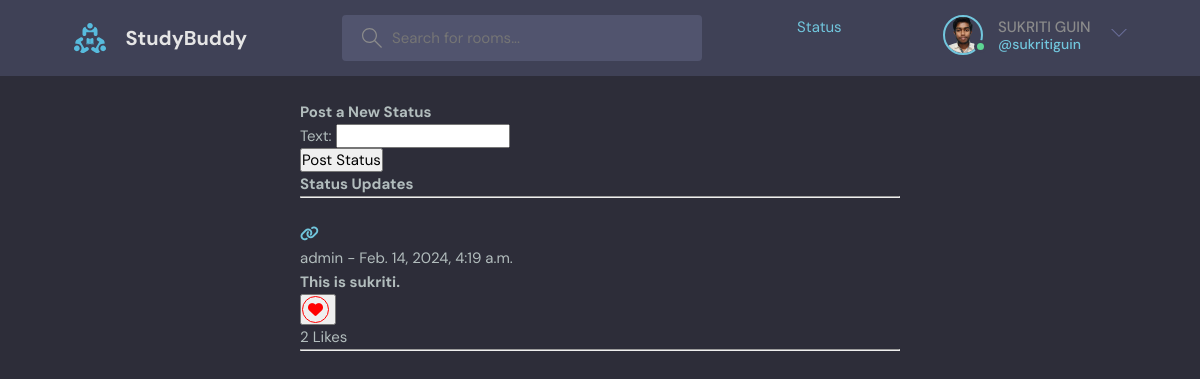
/status/ (signed in), run on the app's committed database.
### base/models.py (models this page shows, shortened)
class User(AbstractUser):
    name = models.CharField(max_length=255, null=True)
    email = models.EmailField(unique=True, null=True)
    bio = models.TextField(null=True, blank=True)
    avatar = models.ImageField(null=True, default="avatar.svg")
    USERNAME_FIELD = 'email'
    REQUIRED_FIELDS = []

class Status(models.Model):
    user = models.ForeignKey(User, on_delete=models.CASCADE)
    text = RichTextField()
    created = models.DateTimeField(auto_now_add=True)
    liked_by = models.ManyToManyField(User, related_name='liked_statuses', blank=True)
    class Meta:
        ordering = ('-created',)

### base/views.py (the view, shortened to what this page needs)
# urls.py: path('status/', views.status, name='status'),
@login_required(login_url='login')
def status(request):
    threshold = timezone.now() - timezone.timedelta(hours=24)
    Status.objects.filter(created__lt=threshold).delete()
    statuses = Status.objects.all()
    form = StatusForm()
    context = {'statuses': statuses, 'form': form}
    return render(request, 'base/status.html', context=context)

### base/forms.py
class StatusForm(forms.ModelForm):
    text = forms.CharField(widget=CKEditorWidget(config_name='default'))
    class Meta:
        model = Status
        fields = ['text']

### base/templates/base/status.html (shortened to what this page needs)
{% extends 'main.html' %}
{% block content %}
<link rel="stylesheet" href="https://cdnjs.cloudflare.com/ajax/libs/font-awesome/6.0.0-beta3/css/all.min.css">
    <main class="profile-page layout layout--2">
        <div class="centered-div">
            <h2>Post a New Status</h2>
            <form method="post">
                {{ form.as_p }}
                <button type="submit">Post Status</button>
            </form>
        </div>
        <div class="centered-div">
            <h1>Status Updates</h1>
            <ul>
                {% for status in statuses %}
                <hr>
                <br>
                <a href="{% url 'current_status' status.id %}"><i class="fas fa-link"></i></a>
                <div>
                    <span>{{ status.user.username }}</span> - {{ status.created }}
                    <div class="status-text">{{ status.text|safe }}</div>
                    <form method="post" action="{% url 'like_status' status.id %}">
                        <button type="submit" class="like-button">
                            {% if request.user in status.liked_by.all %}
                                <i class="fas fa-heart"></i>
                            {% else %}
                                <i class="far fa-heart"></i>
                            {% endif %}
                        </button>
                    </form>
                    <span class="likes-count">{{ status.liked_by.count }}</span> Likes
                </div>
                <hr>
                {% endfor %}
            </ul>
        </div>
    </main>
{% endblock content %}

### templates/navbar.html (shortened to what this page needs)
{% load static %}
<header class="header header--loggedIn">
    <div class="container">
      <a href="{% url 'home' %}" class="header__logo">
        <img src="{% static 'images/logo.svg' %}" />
        <h1>StudyBuddy</h1>
      </a>
      <form class="header__search" method="GET" action="{% url 'home' %}">
        <label>
          <input placeholder="Search for rooms..." name="q"/>
        </label>
      </form>
      <a href="{% url 'status' %}">Status</a>
      <nav class="header__menu">
        {% if request.user.is_authenticated %}
        <div class="header__user">
          <a href="{% url 'user-profile' request.user.id %}">
            <div class="avatar avatar--medium active">
              <img src="{{ request.user.avatar.url }}" />
            </div>
            <p>{{request.user.name}}<span>@{{request.user.username}}</span></p>
          </a>
          <button class="dropdown-button">
            <svg version="1.1" xmlns="http://www.w3.org/2000/svg" width="32" height="32" viewBox="0 0 32 32">
              <title>chevron-down</title>
              <path d="M16 21l-13-13h-3l16 16 16-16h-3l-13 13z"></path>
            </svg>
          </button>
        </div>
        {% else %}
        <a href="{% url 'login' %}">
          <img src="{% static 'images/avatar.svg' %}" />
          <p>Login</p>
        </a>
        {% endif %}
      </nav>
    </div>
  </header>

### static/styles/style.css (style rules this page uses)
:root { --color-main: #71c6dd; --color-main-light: #e1f6fb; --color-dark: #3f4156; --color-dark-medium: #51546e; --color-dark-light: #696d97; --color-light: #e5e5e5; --color-gray: #8b8b8b; --color-light-gray: #b2bdbd; --color-bg: #2d2d39; --color-success: #5dd693; --color-error: #fc4b0b; }
* { font-family: "DM Sans", -apple-system, BlinkMacSystemFont, "Segoe UI", Roboto, Oxygen, Ubuntu, Cantarell, "Open Sans", "Helvetica Neue", sans-serif; margin: 0; padding: 0; box-sizing: border-box; text-rendering: optimizeLegibility; font-size: inherit; }
html { font-size: 56.25%; }
@media only screen and (min-width: 1200px) { html { font-size: 62.5%; } }
body { line-height: 1.6; font-weight: 400; font-size: 1.5rem; color: var(--color-light-gray); background-color: var(--color-bg); min-height: 100vh; }
img { width: 100%; }
a { display: inline-block; color: var(--color-main); text-decoration: none; }
.container { max-width: 120rem; width: 90%; margin: auto; }
.avatar { position: relative; display: inline-block; border-radius: 50%; border: 2px solid var(--color-main); }
.avatar img { display: block; border-radius: 50%; object-fit: cover; object-position: center; }
.avatar::after { content: ""; display: block; position: absolute; background-color: var(--color-gray); z-index: 111; border-radius: 50%; border: 0.3rem solid var(--color-dark); }
.avatar.active::after { background-color: var(--color-success); }
.avatar.avatar--medium img { width: 3.6rem; height: 3.6rem; border-radius: 50%; }
.avatar.avatar--medium:after { width: 0.7rem; height: 0.7rem; bottom: 0px; right: -6px; }
.header { padding: 1.5rem; background-color: var(--color-dark); }
.header > .container { display: flex; gap: 9.5rem; }
.header__logo, .header__user { display: flex; gap: 2rem; align-items: center; }
.header__logo > img { height: 3.2rem; width: 3.2rem; }
.header__logo > h1 { font-weight: 700; font-size: 2rem; color: var(--color-light); }
.header__search > label { background-color: var(--color-dark-medium); padding: 1.3rem 1rem; display: flex; align-items: center; gap: 1rem; border-radius: 4px; }
.header__search svg { fill: var(--color-gray); width: 2rem; height: 2rem; margin-left: 1rem; }
.header__search input { width: 30rem; background: transparent; border: none; outline: none; color: var(--color-light); }
.header__menu { margin-left: auto; position: relative; }
.header__menu a { display: flex; gap: 1.5rem; align-items: center; font-weight: 500; text-decoration: none; color: var(--color-gray); }
.header__menu img { height: 3.6rem; }
.header__menu p { line-height: 1.2; }
.header__menu span { color: var(--color-main); font-weight: 500; font-size: 1.4rem; display: block; }
.header__menu svg { width: 1.6rem; height: 1.6rem; fill: var(--color-dark-light); }
.dropdown-button { background: transparent; border: 0; outline: 0; cursor: pointer; }
.layout { margin-top: 2.4rem; }

### base/templates/base/status.html (style rules this page uses)
.centered-div { width: 50%; margin: 0 auto; }
.like-button i.fas.fa-heart, .like-button i.far.fa-heart { color: red !important; border: 1px solid red; border-radius: 50%; padding: 5px; margin-right: 5px; background-color: transparent; }

### data on the page
User: user.avatar (picture), user.name "SUKRITI GUIN", user.username "sukritiguin"
Status: user.username "admin", created "Feb. 14, 2024, 4:19 a.m.", text "This is sukriti.", liked_by.count "2"
